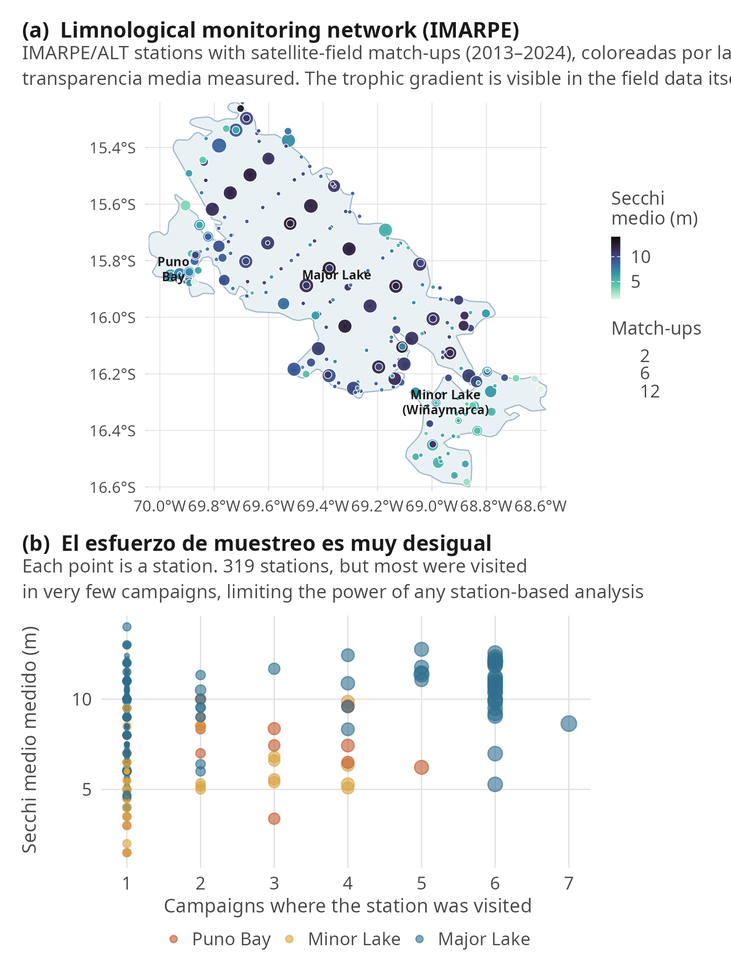
#> input picture results/figures_r/fig02_study_area.png, 731 x 966 px, shrunk from 1653 x 2185 before the run
$ python fig02_measure_zoom.py
#> lines starting #> are read from the running program, lines starting #| are printed output that depends on the picture; after the words box and inside, x2 and y2 are one past the last pixel; in counts of white or black regions, pixels touching at a corner belong together
"""Mide sobre el PNG de fig02 los recuadros rojos y los marcos de panel, y
escribe fig02_zoom.csv con las lineas de zoom en coordenadas de hoja (0-1).

    FIG02_ZOOM=FALSE Rscript figures/R/fig02_study_area.R
    python figures/R/fig02_measure_zoom.py
    Rscript figures/R/fig02_study_area.R
"""
from pathlib import Path

import numpy as np
from PIL import Image
from scipy import ndimage

ROOT = Path(__file__).resolve().parents[2]
PNG = ROOT / "results" / "figures_r" / "fig02_study_area.png"
OUT = Path(__file__).with_name("fig02_zoom.csv")

img = np.asarray(Image.open(PNG).convert("RGB")).astype(int)
H, W, _ = img.shape
#> H = 966; W = 731
r, g, b = img[..., 0], img[..., 1], img[..., 2]
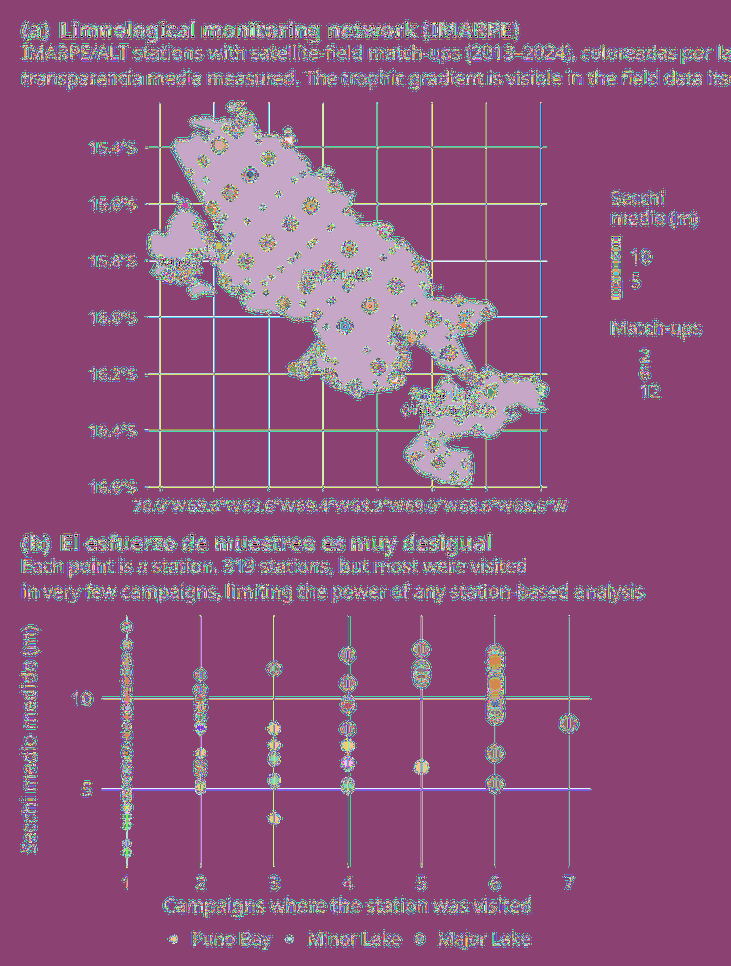
#> r: shape (966, 731) int64; 256 distinct labels, from 0 to 255; one colour per label, 0 black
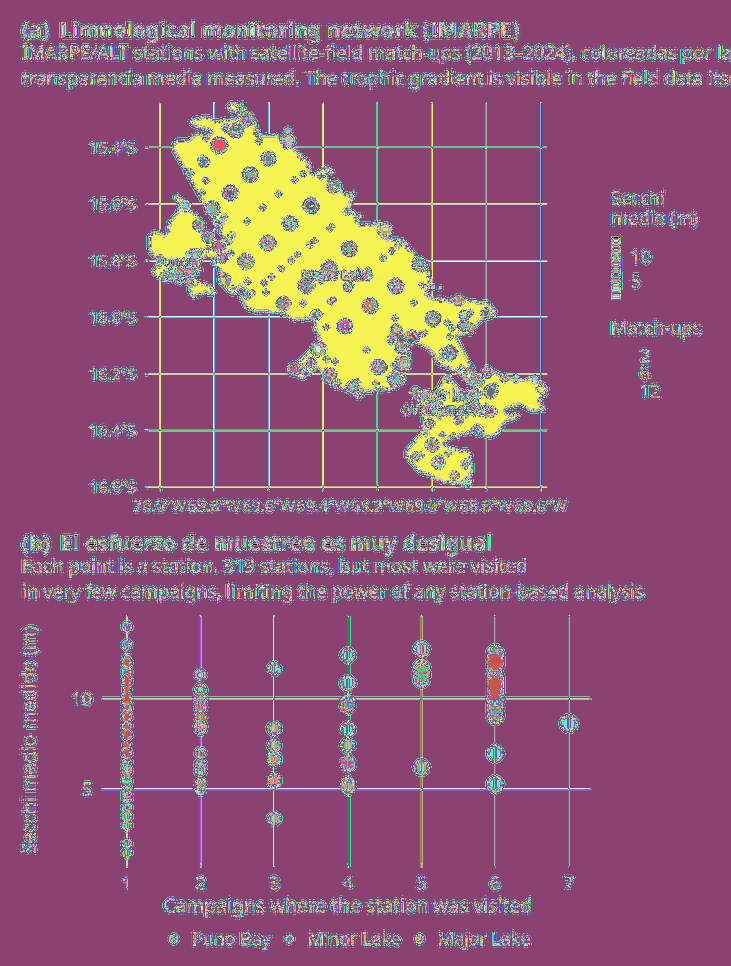
#> g: shape (966, 731) int64; 256 distinct labels, from 0 to 255; one colour per label, 0 black
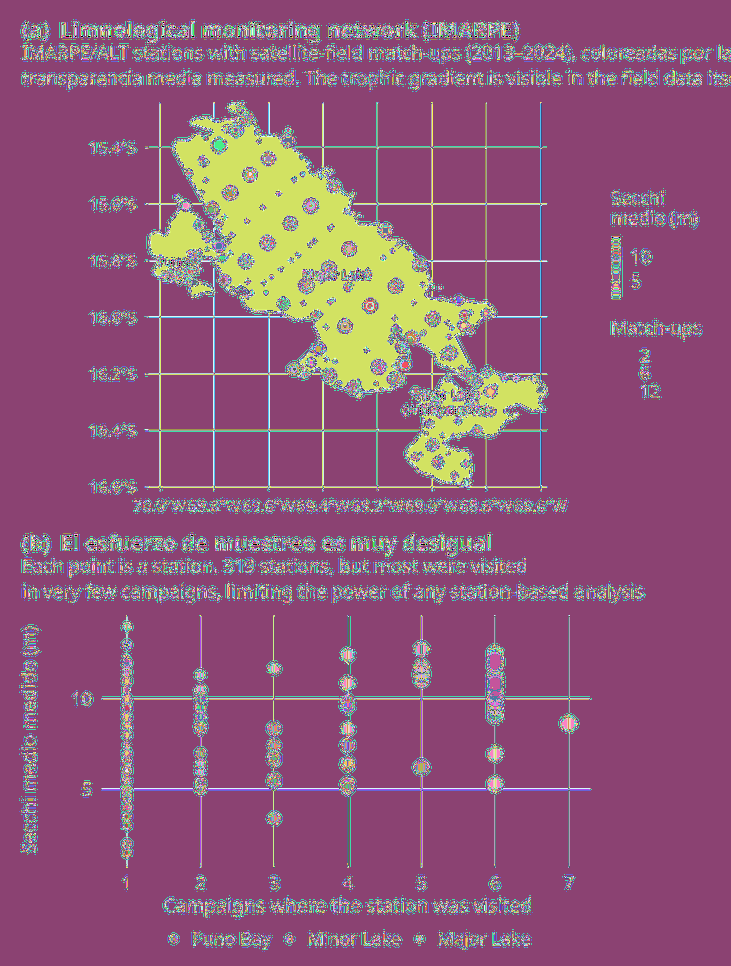
#> b: shape (966, 731) int64; 256 distinct labels, from 0 to 255; one colour per label, 0 black
#> `red = (abs(r - 194) < 30) & (g < 70) & (abs(b - 43) < 40)`: red: shape (966, 731) bool; every value is 0


def boxes(mask, min_side):
#> called with min_side = 8
    lab, n = ndimage.label(mask)
#> lab: shape (966, 731) int32; every value is 0
#> n = 0
    out = []
    for sl in ndimage.find_objects(lab):
        y, x = sl
        if x.stop - x.start >= min_side and y.stop - y.start >= min_side:
            out.append((x.start, y.start, x.stop, y.stop))
#> this loop made 0 passes
#> after the loop, out = []
    return sorted(out, key=lambda t: (t[1], t[0]))


def frame(x_lo, x_hi, y_lo, y_hi):
    """Marco de un panel: filas y columnas casi enteramente oscuras dentro de
    una franja que se sabe interior al panel."""
    dark = (r < 120) & (g < 120) & (b < 120)
    xs, xe = x_lo + (x_hi - x_lo) // 5, x_hi - (x_hi - x_lo) // 5
    ys, ye = y_lo + (y_hi - y_lo) // 5, y_hi - (y_hi - y_lo) // 5
    rows = [y for y in range(y_lo, y_hi) if dark[y, xs:xe].mean() > 0.9]
    # el recuadro (d) y la leyenda tapan parte de los bordes laterales
    cols = [x for x in range(x_lo, x_hi) if dark[ys:ye, x].mean() > 0.45]
    return min(cols), min(rows), max(cols), max(rows)


red = (abs(r - 194) < 30) & (g < 70) & (abs(b - 43) < 40)
found = boxes(red, 8)
#> found = []
for bx in found:
    print("rojo", bx)

fx = lambda px: px / W
fy = lambda py: 1 - py / H

# a) recuadro del globo, b) recuadro del lago en (b), c) recuadro de la bahia
# en (c), d) marco rojo del recuadro ampliado (el mas grande dentro de c)
#> (the run stopped early here; a loop or call above may not have finished)

$ run again, with results/figures_r/fig1_study_area.png copied over results/figures_r/fig02_study_area.png
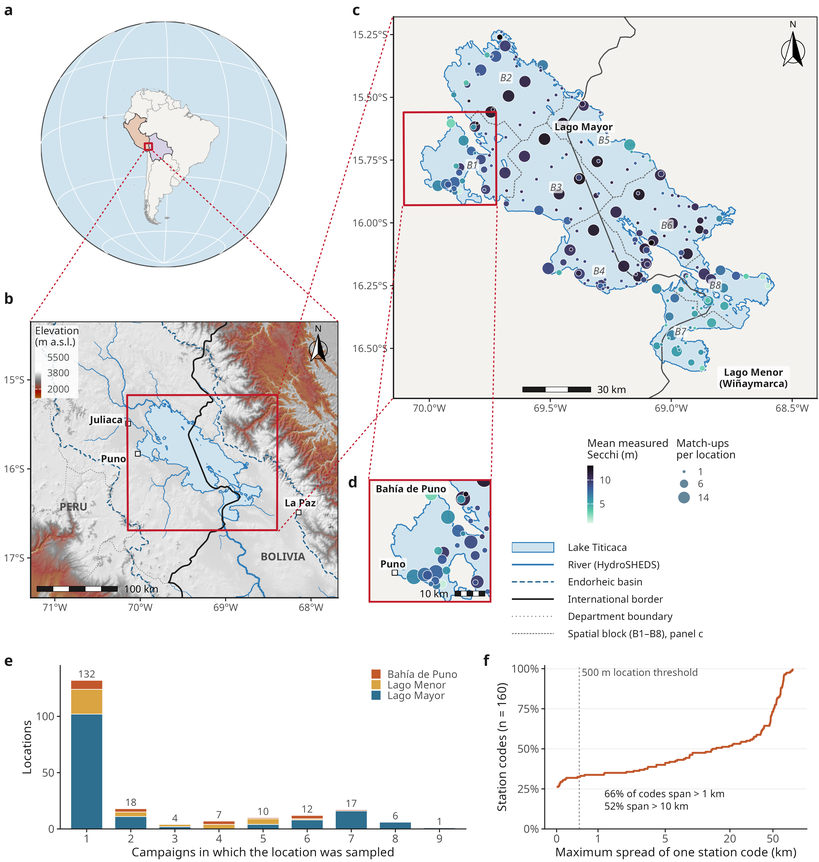
#> input picture results/figures_r/fig1_study_area.png, 819 x 862 px, shrunk from 4488 x 4724 before the run
#> `red = (abs(r - 194) < 30) & (g < 70) & (abs(b - 43) < 40)`:
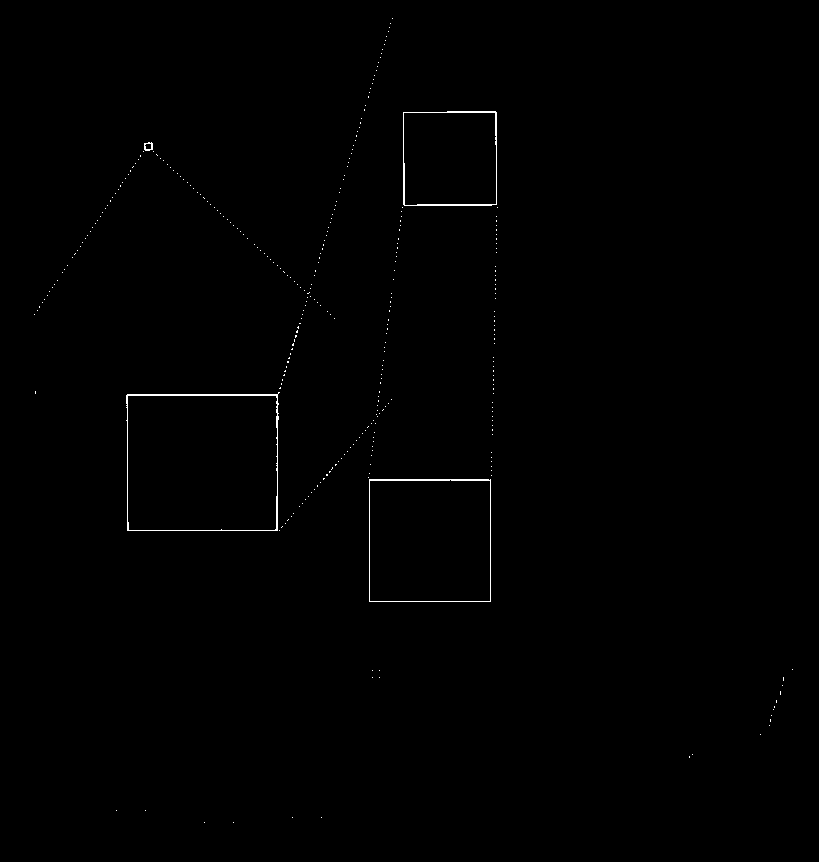
#> red: shape (862, 819) bool; 0.35% white in thin lines or dots, all inside (x1, y1, x2, y2) = (34, 18, 793, 823)
#> lab: shape (862, 819) int32; 349 distinct labels, from 0 to 348
#> n = 348
#> after the loop in boxes, `for sl in ndimage.find_objects(lab):`: out = [(403, 111, 497, 206), (144, 142, 153, 151), (126, 394, 279, 531), (369, 479, 491, 602)]
#> found has the same summary as out in boxes
#> the loop `for bx in found:` made 4 passes
#> (printed output is left out)
#> globe_box = (144, 142, 153, 151)
#> `reg_box = [t for t in found if t[0] < W * 0.42 and t[1] > H * 0.25 and..`: reg_box = [(126, 394, 279, 531)]
#> `reg_box = max(reg_box, key=lambda t: (t[2] - t[0]) * (t[3] - t[1]))`: reg_box = (126, 394, 279, 531)
#> right = [(403, 111, 497, 206), (369, 479, 491, 602)]
#> d_frame = (369, 479, 491, 602)
#> bay_box = (403, 111, 497, 206)
#> in frame, `dark = (r < 120) & (g < 120) & (b < 120)`:
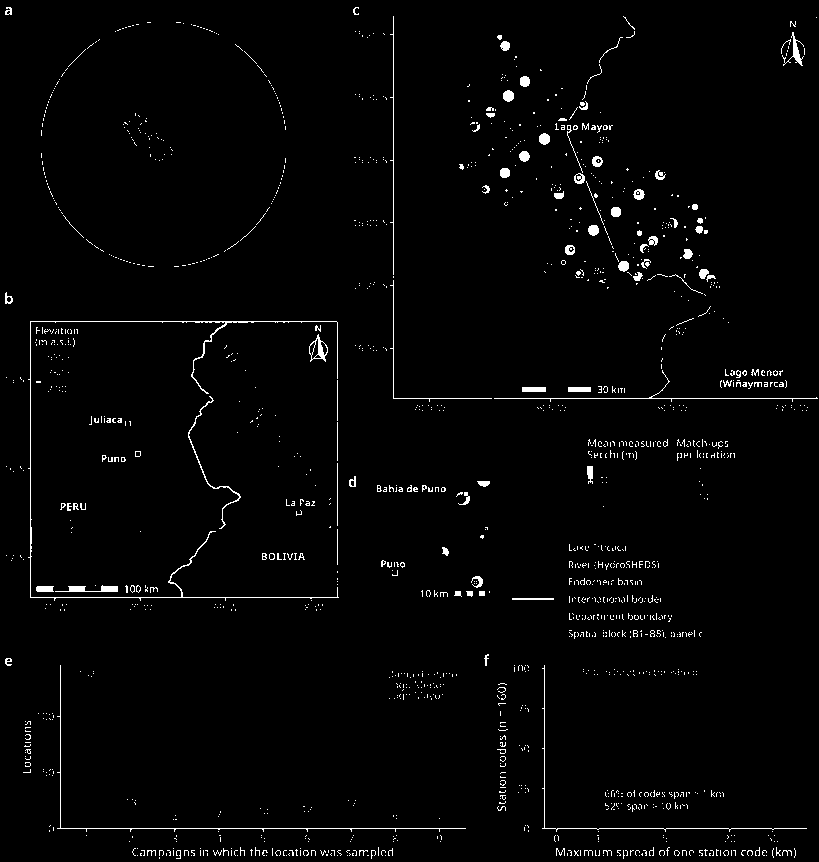
#> dark: shape (862, 819) bool; 2% white in thin lines or dots
#> rows = [321]
#> cols = [30, 337]
#> b_frame = (30, 321, 337, 321)
